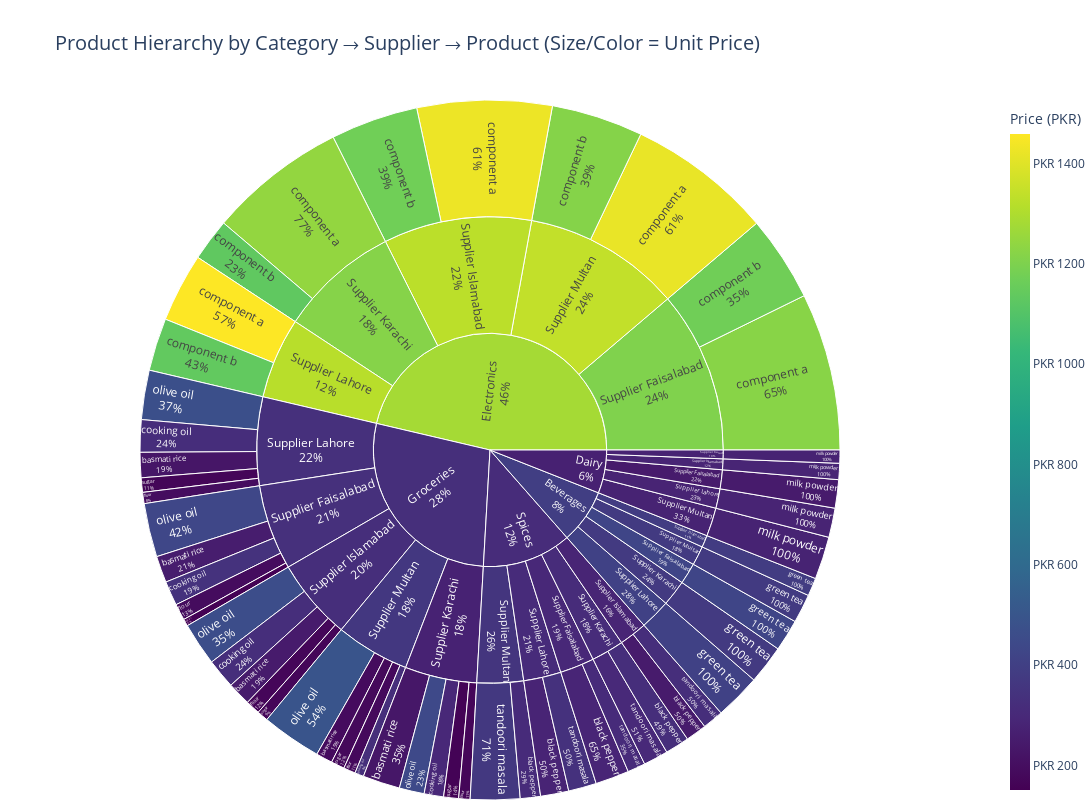

Write notebook code for a chart like this one.
### Markdown cell above
### 🌐 Which categories, suppliers, and products contribute the most to overall pricing—are there any high-value clusters worth deeper exploration?

### Code cell
import plotly.express as px

# Create sunburst chart with hierarchical data
fig = px.sunburst(
    df,
    path=['Category', 'Supplier', 'Product Name'],  # Hierarchy: Category → Supplier → Product
    values='Unit Price (PKR)',                     # Size based on price
    color='Unit Price (PKR)',                      # Color intensity by price
    color_continuous_scale='Viridis',              # Professional color scale
    maxdepth=3,                                    # Show all 3 levels
    width=1200,                                    # Large figure width
    height=800,                                    # Large figure height
    title='Product Hierarchy by Category → Supplier → Product (Size/Color = Unit Price)'
)

# Enhance formatting
fig.update_layout(
    margin=dict(t=100, l=0, r=0, b=0),            # Adjust margins
    title_font_size=20,                            # Larger title
    coloraxis_colorbar=dict(                       # Customize color bar
        title='Price (PKR)',
        thickness=20,
        tickprefix='PKR ',
        ticksuffix=''
    )
)

# Add interactivity
fig.update_traces(
    textinfo='label+percent parent',               # Show name and percentage
    insidetextorientation='radial',                # Better text alignment
    hovertemplate='<b>%{label}</b><br>Price: PKR %{value:,.0f}<extra></extra>'
)

fig.show()

### Figure 1 — Plotly figure (JSON) as saved in the notebook; plotly's stock layout.template omitted (floating-point values rounded to 4 significant figures)
{"data": [{"branchvalues": "total", "customdata": [[254.4], [248.7], [231.9], [229.1], [190.0], [286.4], [248.0], [323.0], [282.8], [310.3], [1222.0], [1426.0], [1244.0], [1459.0], [1419.0], [1173.0], [1173.0], [1132.0], [1139.0], [1215.0], [339.8], [320.9], [295.3], [320.5], [326.0], [192.1], [169.4], [170.4], [196.7], [181.5], [422.3], [384.3], [374.7], [405.8], [377.4], [246.6], [284.6], [277.2], [279.6], [277.0], [432.7], [461.3], [442.4], [470.9], [494.4], [151.0], [169.7], [159.8], [168.6], [180.6], [311.3], [320.9], [302.7], [336.5], [368.3], [422.3], [246.6], [1204.0], [331.6], [295.0], [384.3], [284.6], [1326.0], [324.8], [284.3], [374.7], [277.2], [1218.0], [275.6], [312.7], [405.8], [279.6], [1320.0], [332.1], [309.6], [377.4], [277.0], [1340.0], [363.7], [351.5], [394.2], [271.9], [1280.0], [326.2], [314.3]], "domain": {"x": [0, 1], "y": [0, 1]}, "hovertemplate": "<b>%{label}</b><br>Price: PKR %{value:,.0f}<extra></extra>", "ids": ["Groceries/Supplier Faisalabad/basmati rice", "Groceries/Supplier Islamabad/basmati rice", "Groceries/Supplier Karachi/basmati rice", "Groceries/Supplier Lahore/basmati rice", "Groceries/Supplier Multan/basmati rice", "Spices/Supplier Faisalabad/black pepper", "Spices/Supplier Islamabad/black pepper", "Spices/Supplier Karachi/black pepper", "Spices/Supplier Lahore/black pepper", "Spices/Supplier Multan/black pepper", "Electronics/Supplier Faisalabad/component a", "Electronics/Supplier Islamabad/component a", "Electronics/Supplier Karachi/component a", "Electronics/Supplier Lahore/component a", "Electronics/Supplier Multan/component a", "Electronics/Supplier Faisalabad/component b", "Electronics/Supplier Islamabad/component b", "Electronics/Supplier Karachi/component b", "Electronics/Supplier Lahore/component b", "Electronics/Supplier Multan/component b", "Groceries/Supplier Faisalabad/cooking oil", "Groceries/Supplier Islamabad/cooking oil", "Groceries/Supplier Karachi/cooking oil", "Groceries/Supplier Lahore/cooking oil", "Groceries/Supplier Multan/cooking oil", "Groceries/Supplier Faisalabad/flour", "Groceries/Supplier Islamabad/flour", "Groceries/Supplier Karachi/flour", "Groceries/Supplier Lahore/flour", "Groceries/Supplier Multan/flour", "Beverages/Supplier Faisalabad/green tea", "Beverages/Supplier Islamabad/green tea", "Beverages/Supplier Karachi/green tea", "Beverages/Supplier Lahore/green tea", "Beverages/Supplier Multan/green tea", "Dairy/Supplier Faisalabad/milk powder", "Dairy/Supplier Islamabad/milk powder", "Dairy/Supplier Karachi/milk powder", "Dairy/Supplier Lahore/milk powder", "Dairy/Supplier Multan/milk powder", "Groceries/Supplier Faisalabad/olive oil", "Groceries/Supplier Islamabad/olive oil", "Groceries/Supplier Karachi/olive oil", "Groceries/Supplier Lahore/olive oil", "Groceries/Supplier Multan/olive oil", "Groceries/Supplier Faisalabad/sugar", "Groceries/Supplier Islamabad/sugar", "Groceries/Supplier Karachi/sugar", "Groceries/Supplier Lahore/sugar", "Groceries/Supplier Multan/sugar", "Spices/Supplier Faisalabad/tandoori masala", "Spices/Supplier Islamabad/tandoori masala", "Spices/Supplier Karachi/tandoori masala", "Spices/Supplier Lahore/tandoori masala", "Spices/Supplier Multan/tandoori masala", "Beverages/Supplier Faisalabad", "Dairy/Supplier Faisalabad", "Electronics/Supplier Faisalabad", "Groceries/Supplier Faisalabad", "Spices/Supplier Faisalabad", "Beverages/Supplier Islamabad", "Dairy/Supplier Islamabad", "Electronics/Supplier Islamabad", "Groceries/Supplier Islamabad", "Spices/Supplier Islamabad", "Beverages/Supplier Karachi", "Dairy/Supplier Karachi", "Electronics/Supplier Karachi", "Groceries/Supplier Karachi", "Spices/Supplier Karachi", "Beverages/Supplier Lahore", "Dairy/Supplier Lahore", "Electronics/Supplier Lahore", "Groceries/Supplier Lahore", "Spices/Supplier Lahore", "Beverages/Supplier Multan", "Dairy/Supplier Multan", "Electronics/Supplier Multan", "Groceries/Supplier Multan", "Spices/Supplier Multan", "Beverages", "Dairy", "Electronics", "Groceries", "Spices"], "insidetextorientation": "radial", "labels": ["basmati rice", "basmati rice", "basmati rice", "basmati rice", "basmati rice", "black pepper", "black pepper", "black pepper", "black pepper", "black pepper", "component a", "component a", "component a", "component a", "component a", "component b", "component b", "component b", "component b", "component b", "cooking oil", "cooking oil", "cooking oil", "cooking oil", "cooking oil", "flour", "flour", "flour", "flour", "flour", "green tea", "green tea", "green tea", "green tea", "green tea", "milk powder", "milk powder", "milk powder", "milk powder", "milk powder", "olive oil", "olive oil", "olive oil", "olive oil", "olive oil", "sugar", "sugar", "sugar", "sugar", "sugar", "tandoori masala", "tandoori masala", "tandoori masala", "tandoori masala", "tandoori masala", "Supplier Faisalabad", "Supplier Faisalabad", "Supplier Faisalabad", "Supplier Faisalabad", "Supplier Faisalabad", "Supplier Islamabad", "Supplier Islamabad", "Supplier Islamabad", "Supplier Islamabad", "Supplier Islamabad", "Supplier Karachi", "Supplier Karachi", "Supplier Karachi", "Supplier Karachi", "Supplier Karachi", "Supplier Lahore", "Supplier Lahore", "Supplier Lahore", "Supplier Lahore", "Supplier Lahore", "Supplier Multan", "Supplier Multan", "Supplier Multan", "Supplier Multan", "Supplier Multan", "Beverages", "Dairy", "Electronics", "Groceries", "Spices"], "level": "607f0c", "marker": {"coloraxis": "coloraxis", "colors": [254.4, 248.7, 231.9, 229.1, 190.0, 286.4, 248.0, 323.0, 282.8, 310.3, 1222.0, 1426.0, 1244.0, 1459.0, 1419.0, 1173.0, 1173.0, 1132.0, 1139.0, 1215.0, 339.8, 320.9, 295.3, 320.5, 326.0, 192.1, 169.4, 170.4, 196.7, 181.5, 422.3, 384.3, 374.7, 405.8, 377.4, 246.6, 284.6, 277.2, 279.6, 277.0, 432.7, 461.3, 442.4, 470.9, 494.4, 151.0, 169.7, 159.8, 168.6, 180.6, 311.3, 320.9, 302.7, 336.5, 368.3, 422.3, 246.6, 1204.0, 331.6, 295.0, 384.3, 284.6, 1326.0, 324.8, 284.3, 374.7, 277.2, 1218.0, 275.6, 312.7, 405.8, 279.6, 1320.0, 332.1, 309.6, 377.4, 277.0, 1340.0, 363.7, 351.5, 394.2, 271.9, 1280.0, 326.2, 314.3]}, "maxdepth": 3, "name": "", "parents": ["Groceries/Supplier Faisalabad", "Groceries/Supplier Islamabad", "Groceries/Supplier Karachi", "Groceries/Supplier Lahore", "Groceries/Supplier Multan", "Spices/Supplier Faisalabad", "Spices/Supplier Islamabad", "Spices/Supplier Karachi", "Spices/Supplier Lahore", "Spices/Supplier Multan", "Electronics/Supplier Faisalabad", "Electronics/Supplier Islamabad", "Electronics/Supplier Karachi", "Electronics/Supplier Lahore", "Electronics/Supplier Multan", "Electronics/Supplier Faisalabad", "Electronics/Supplier Islamabad", "Electronics/Supplier Karachi", "Electronics/Supplier Lahore", "Electronics/Supplier Multan", "Groceries/Supplier Faisalabad", "Groceries/Supplier Islamabad", "Groceries/Supplier Karachi", "Groceries/Supplier Lahore", "Groceries/Supplier Multan", "Groceries/Supplier Faisalabad", "Groceries/Supplier Islamabad", "Groceries/Supplier Karachi", "Groceries/Supplier Lahore", "Groceries/Supplier Multan", "Beverages/Supplier Faisalabad", "Beverages/Supplier Islamabad", "Beverages/Supplier Karachi", "Beverages/Supplier Lahore", "Beverages/Supplier Multan", "Dairy/Supplier Faisalabad", "Dairy/Supplier Islamabad", "Dairy/Supplier Karachi", "Dairy/Supplier Lahore", "Dairy/Supplier Multan", "Groceries/Supplier Faisalabad", "Groceries/Supplier Islamabad", "Groceries/Supplier Karachi", "Groceries/Supplier Lahore", "Groceries/Supplier Multan", "Groceries/Supplier Faisalabad", "Groceries/Supplier Islamabad", "Groceries/Supplier Karachi", "Groceries/Supplier Lahore", "Groceries/Supplier Multan", "Spices/Supplier Faisalabad", "Spices/Supplier Islamabad", "Spices/Supplier Karachi", "Spices/Supplier Lahore", "Spices/Supplier Multan", "Beverages", "Dairy", "Electronics", "Groceries", "Spices", "Beverages", "Dairy", "Electronics", "Groceries", "Spices", "Beverages", "Dairy", "Electronics", "Groceries", "Spices", "Beverages", "Dairy", "Electronics", "Groceries", "Spices", "Beverages", "Dairy", "Electronics", "Groceries", "Spices", "", "", "", "", ""], "textinfo": "label+percent parent", "type": "sunburst", "values": [2723.0, 2402.0, 3808, 2572.0, 1685.0, 3443.0, 2152.0, 2462.0, 2880, 2066.0, 16090.0, 13770.0, 14100.0, 7038.0, 14810.0, 8749.0, 8938.0, 4330.0, 5386.0, 9364.0, 2497.0, 3037.0, 1983.0, 3303.0, 913.9, 1680.0, 1471.0, 1160.0, 1145.0, 1222.0, 3247.0, 1848.0, 3963.0, 4687.0, 2946.0, 2893.0, 1655.0, 1339.0, 2995.0, 4365.0, 5484.0, 4402.0, 2556.0, 5042.0, 6132.0, 720.8, 1140.0, 1525.0, 1475.0, 1375.0, 1824.0, 2134.0, 2528.0, 2862.0, 5057.0, 3247.0, 2893.0, 24840.0, 13100.0, 5267.0, 1848.0, 1655.0, 22710.0, 12450.0, 4285.0, 3963.0, 1339.0, 18430.0, 11030.0, 4991.0, 4687.0, 2995.0, 12420.0, 13540.0, 5742.0, 2946.0, 4365.0, 24180.0, 11330.0, 7123.0, 16690.0, 13250.0, 102600.0, 61450.0, 27410.0]}], "layout": {"coloraxis": {"colorbar": {"thickness": 20, "tickprefix": "PKR ", "ticksuffix": "", "title": {"text": "Price (PKR)"}}, "colorscale": [[0, "#440154"], [0.1111, "#482878"], [0.2222, "#3e4989"], [0.3333, "#31688e"], [0.4444, "#26828e"], [0.5556, "#1f9e89"], [0.6667, "#35b779"], [0.7778, "#6ece58"], [0.8889, "#b5de2b"], [1, "#fde725"]]}, "height": 800, "legend": {"tracegroupgap": 0}, "margin": {"b": 0, "l": 0, "r": 0, "t": 100}, "title": {"font": {"size": 20}, "text": "Product Hierarchy by Category → Supplier → Product (Size/Color = Unit Price)"}, "width": 1200}}
